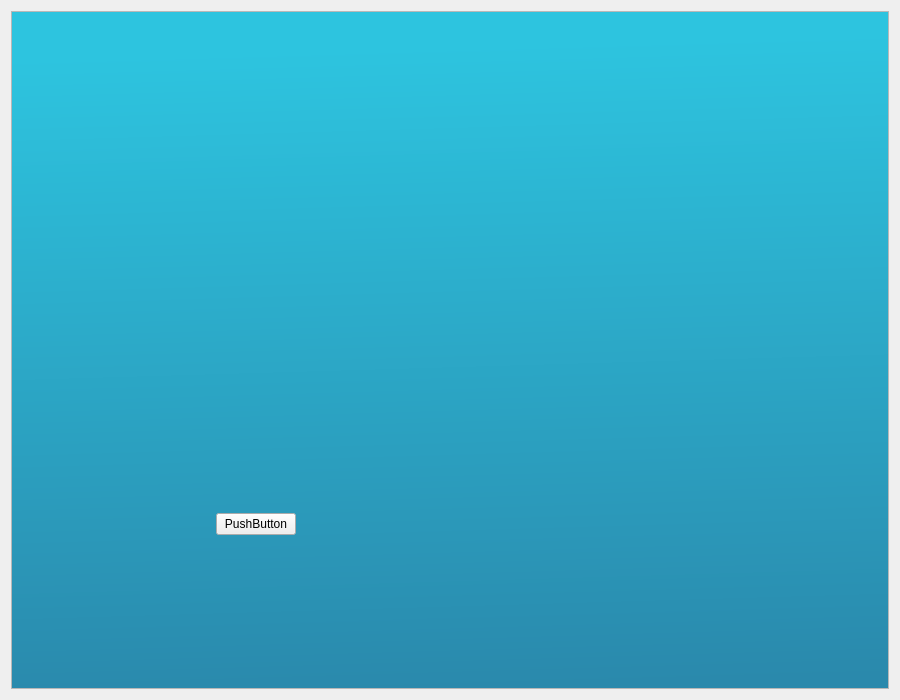
<?xml version="1.0" encoding="UTF-8"?>
<ui version="4.0">
 <class>Form</class>
 <widget class="QWidget" name="Form">
  <property name="geometry">
   <rect>
    <x>0</x>
    <y>0</y>
    <width>900</width>
    <height>700</height>
   </rect>
  </property>
  <property name="windowTitle">
   <string>Form</string>
  </property>
  <layout class="QVBoxLayout" name="verticalLayout">
   <item>
    <widget class="QScrollArea" name="scrollArea">
     <property name="widgetResizable">
      <bool>true</bool>
     </property>
     <widget class="QWidget" name="scrollAreaWidgetContents">
      <property name="geometry">
       <rect>
        <x>0</x>
        <y>0</y>
        <width>876</width>
        <height>676</height>
       </rect>
      </property>
      <property name="styleSheet">
       <string notr="true">QWidget#scrollAreaWidgetContents{
background-color: qlineargradient(spread:pad, x1:0.47, y1:0.0511364, x2:0.507, y2:1, stop:0 rgba(45, 196, 223, 255), stop:1 rgba(42, 137, 172, 255));
}</string>
      </property>
      <layout class="QHBoxLayout" name="horizontalLayout">
       <item>
        <spacer name="horizontalSpacer_2">
         <property name="orientation">
          <enum>Qt::Horizontal</enum>
         </property>
         <property name="sizeHint" stdset="0">
          <size>
           <width>40</width>
           <height>20</height>
          </size>
         </property>
        </spacer>
       </item>
       <item>
        <layout class="QVBoxLayout" name="verticalLayout_2">
         <item>
          <widget class="QLabel" name="label">
           <property name="maximumSize">
            <size>
             <width>600</width>
             <height>200</height>
            </size>
           </property>
           <property name="text">
            <string/>
           </property>
           <property name="pixmap">
            <pixmap resource="Resources.qrc">:/new/prefix1/ui/Assets/logo_with_slogan.png</pixmap>
           </property>
           <property name="scaledContents">
            <bool>true</bool>
           </property>
          </widget>
         </item>
         <item>
          <widget class="QPushButton" name="pushButton">
           <property name="text">
            <string>PushButton</string>
           </property>
          </widget>
         </item>
        </layout>
       </item>
       <item>
        <spacer name="horizontalSpacer_3">
         <property name="orientation">
          <enum>Qt::Horizontal</enum>
         </property>
         <property name="sizeHint" stdset="0">
          <size>
           <width>40</width>
           <height>20</height>
          </size>
         </property>
        </spacer>
       </item>
       <item>
        <spacer name="horizontalSpacer_4">
         <property name="orientation">
          <enum>Qt::Horizontal</enum>
         </property>
         <property name="sizeHint" stdset="0">
          <size>
           <width>40</width>
           <height>20</height>
          </size>
         </property>
        </spacer>
       </item>
       <item>
        <spacer name="horizontalSpacer">
         <property name="orientation">
          <enum>Qt::Horizontal</enum>
         </property>
         <property name="sizeHint" stdset="0">
          <size>
           <width>40</width>
           <height>20</height>
          </size>
         </property>
        </spacer>
       </item>
      </layout>
     </widget>
    </widget>
   </item>
  </layout>
 </widget>
 <resources>
  <include location="Resources.qrc"/>
 </resources>
 <connections/>
</ui>
